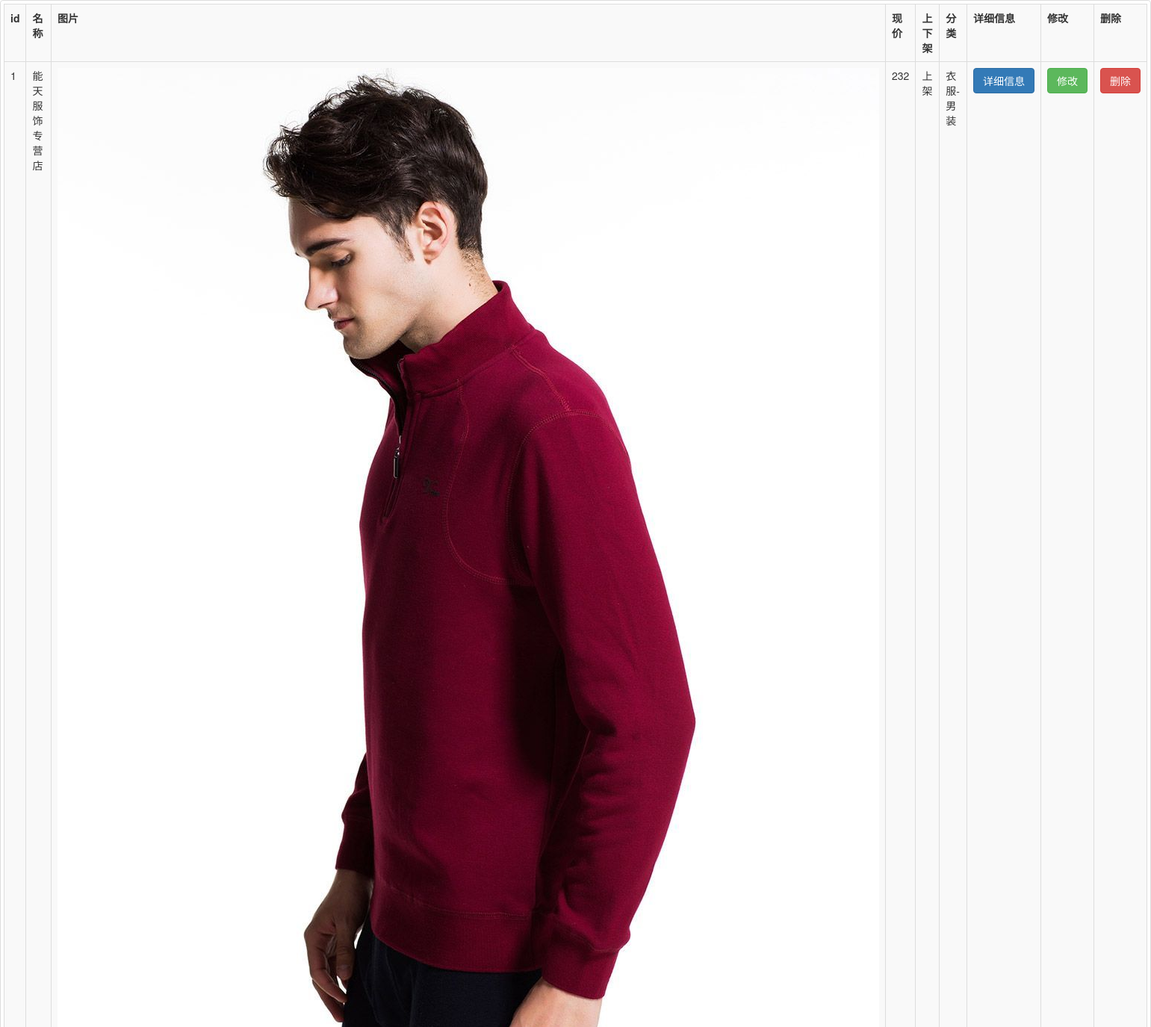
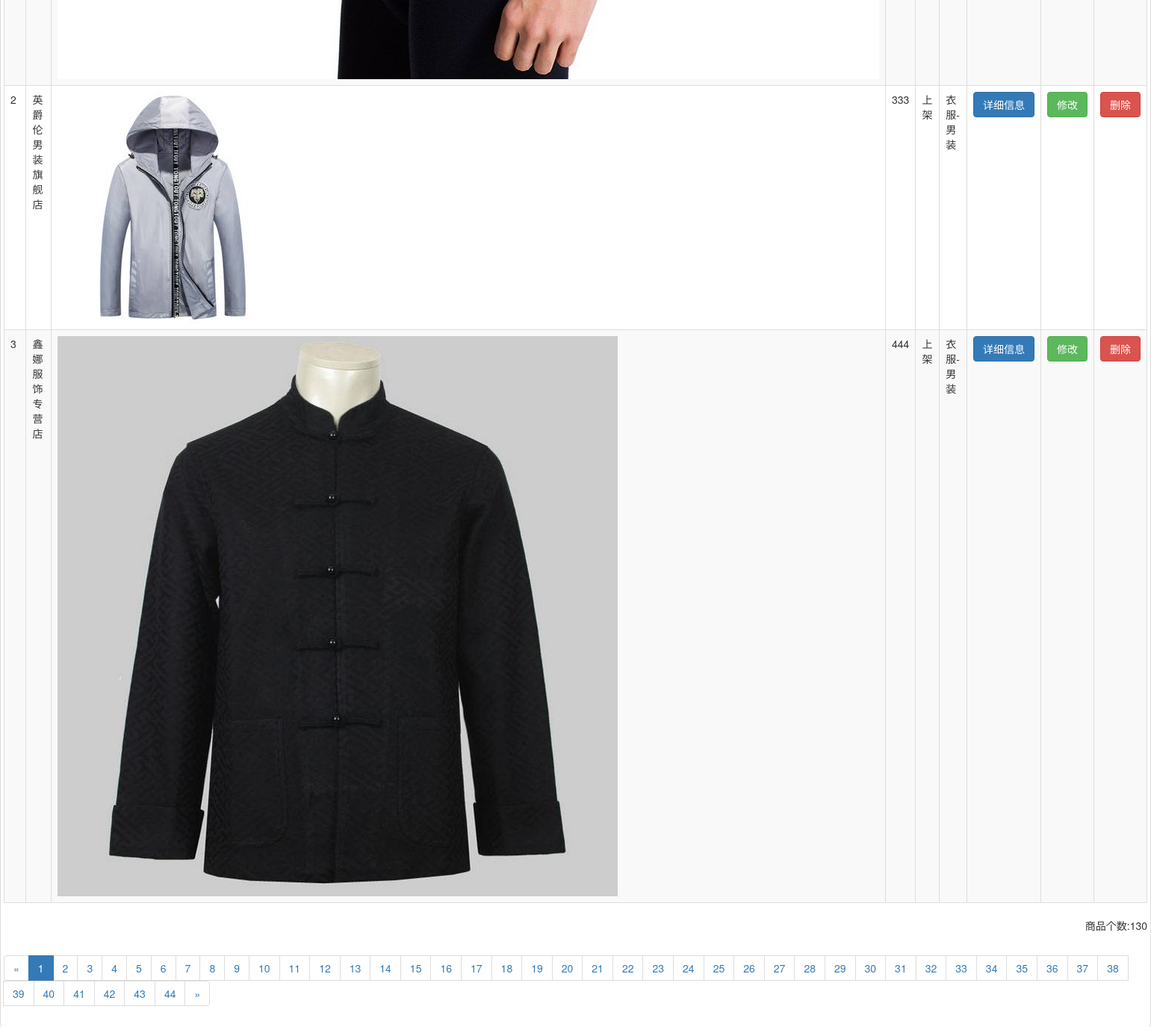
The page /mySite/admin/shop/select.php (signed in) on the database its author committed (2 pictures, top to bottom).
### tables this page shows
CREATE TABLE `shop` (
  `id` int(10) UNSIGNED NOT NULL COMMENT 'id' AUTO_INCREMENT primary key,
  `name` varchar(50) NOT NULL COMMENT '商品名称',
  `intro` varchar(100) NOT NULL COMMENT '商品简介',
  `img` varchar(100) NOT NULL COMMENT '商品图片',
  `currentPrice` float UNSIGNED NOT NULL COMMENT '现价',
  `originalPrice` float UNSIGNED NOT NULL COMMENT '原价',
  `salesVolume` int(10) UNSIGNED NOT NULL DEFAULT '0',
  `repertory` int(10) UNSIGNED NOT NULL,
  `goodsShelf` tinyint UNSIGNED NOT NULL,
  `mail` tinyint UNSIGNED NOT NULL,
  `integral` int(10) UNSIGNED NOT NULL DEFAULT '1000',
  `award` int(10) UNSIGNED NOT NULL,
  `address` varchar(200) NOT NULL,
  `lclassify_id` int(10) UNSIGNED NOT NULL,
  `evaluate_id` int(10) UNSIGNED NOT NULL,
  `pricesection_id` int(10) UNSIGNED NOT NULL
);

CREATE TABLE `lclassify` (
  `id` int(10) UNSIGNED NOT NULL COMMENT 'id' AUTO_INCREMENT primary key,
  `name` varchar(30) NOT NULL COMMENT '内容',
  `bclassify_id` int(10) UNSIGNED NOT NULL COMMENT '大分类id'
);

CREATE TABLE `bclassify` (
  `id` int(10) UNSIGNED NOT NULL COMMENT 'id' AUTO_INCREMENT primary key,
  `name` varchar(30) NOT NULL COMMENT '内容'
);

### mySite/admin/shop/select.php (the view, shortened to what this page needs)
<?php
include "../../public/common/config.php";
include "../../public/common/Page.class.php";
$sql1="select count(*) from shop";
$smt1=$pdo->prepare($sql1);
$smt1->execute();
$sum=$smt1->fetchColumn();
$num=3;
$page=$_GET['page']?$_GET['page']:1;
$page=new Page($sum,$num,$page);
$sql="select * from shop order by id limit {$page->idx},{$page->num}";
$smt=$pdo->prepare($sql);
$smt->execute();
$rows=$smt->fetchAll();
 ?>
<!doctype html>
<html lang="en">
<head>
	<link rel="stylesheet" href="../../public/css/bootstrap.min.css">
	<link rel="stylesheet" href="../public/css/index.css">
</head>
<body>
	<div class="thumbnail">
        	<table class="table table-striped table-bordered table-hover">
				<tr>
					<th>id</th>
					<th>名称</th>
					<th>图片</th>
					<th>现价</th>
					<th>上下架</th>
					<th>分类</th>
					<th>详细信息</th>
					<th>修改</th>
					<th>删除</th>
				</tr>
				<tr>
					<?php
					foreach($rows as $row){
						$sqlclass="select lclassify.name lname,bclassify.name bname from shop,lclassify,bclassify where shop.lclassify_id=lclassify.id&&lclassify.bclassify_id=bclassify.id&&shop.id={$row['id']}";
						$smtclass=$pdo->prepare($sqlclass);
						$smtclass->execute();
						$rowclass=$smtclass->fetch();
						echo "<tr>";
						echo "<td>{$row['id']}</td>";
						echo "<td>{$row['name']}</td>";
						echo "<td><img src='/mySite/public/uploads/shop/th_".$row['img']."'/></td>";
						echo "<td>{$row['currentPrice']}</td>";
						echo $row['goodsShelf']?"<td>上架</td>":"<td>下架</td>";
						echo "<td>{$rowclass['lname']}-{$rowclass['bname']}</td>";
						echo "<td><a href='info.php?id={$row['id']}' class='btn btn-primary'>详细信息</td>";
						echo "<td><a href='revamp.php?id={$row['id']}' class='btn btn-success'>修改</a></td>";
						echo "<td><a href='javascript:' class='btn btn-danger' num='{$row['id']}'>删除</a></td>";
						echo "</tr>";
					}
					 ?>
				</tr>
			</table>
			<p class="pull-right" id="sum">商品个数:<span><?php echo $sum; ?></span></p>
			<?php
				echo $page->show;
			 ?>
    </div>
</body>
</html>

### mySite/admin/public/css/index.css (style rules this page uses)
body { min-width: 500px; }

### rows shown on the page
shop: id "1", name "能天服饰专营店", img (picture), currentPrice "232", goodsShelf "上架", lclassify.name "衣服", bclassify.name "男装"
shop: id "2", name "英爵伦男装旗舰店", img (picture), currentPrice "333", goodsShelf "上架", lclassify.name "衣服", bclassify.name "男装"
shop: id "3", name "鑫娜服饰专营店", img (picture), currentPrice "444", goodsShelf "上架", lclassify.name "衣服", bclassify.name "男装"

### other values the page prints
$sum "130"
